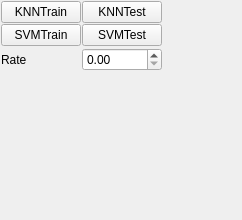
<?xml version="1.0" encoding="UTF-8"?>
<ui version="4.0">
 <class>MainWindow</class>
 <widget class="QMainWindow" name="MainWindow">
  <property name="geometry">
   <rect>
    <x>0</x>
    <y>0</y>
    <width>242</width>
    <height>220</height>
   </rect>
  </property>
  <property name="windowTitle">
   <string>MainWindow</string>
  </property>
  <widget class="QWidget" name="centralwidget">
   <layout class="QGridLayout" name="layoutGWidget">
    <property name="leftMargin">
     <number>1</number>
    </property>
    <property name="topMargin">
     <number>1</number>
    </property>
    <property name="rightMargin">
     <number>1</number>
    </property>
    <property name="bottomMargin">
     <number>1</number>
    </property>
    <property name="spacing">
     <number>1</number>
    </property>
    <item row="3" column="0">
     <widget class="QLabel" name="labelRate">
      <property name="text">
       <string>Rate</string>
      </property>
     </widget>
    </item>
    <item row="4" column="0" colspan="2">
     <spacer name="verticalSpacer">
      <property name="orientation">
       <enum>Qt::Vertical</enum>
      </property>
      <property name="sizeHint" stdset="0">
       <size>
        <width>20</width>
        <height>40</height>
       </size>
      </property>
     </spacer>
    </item>
    <item row="0" column="1">
     <widget class="QPushButton" name="buttonKNNTest">
      <property name="text">
       <string>KNNTest</string>
      </property>
     </widget>
    </item>
    <item row="3" column="1">
     <widget class="QDoubleSpinBox" name="doubleSpinBox"/>
    </item>
    <item row="1" column="0">
     <widget class="QPushButton" name="buttonSVMTrain">
      <property name="text">
       <string>SVMTrain</string>
      </property>
     </widget>
    </item>
    <item row="0" column="2" rowspan="5">
     <spacer name="horizontalSpacer">
      <property name="orientation">
       <enum>Qt::Horizontal</enum>
      </property>
      <property name="sizeHint" stdset="0">
       <size>
        <width>40</width>
        <height>20</height>
       </size>
      </property>
     </spacer>
    </item>
    <item row="1" column="1">
     <widget class="QPushButton" name="buttonSVMTest">
      <property name="text">
       <string>SVMTest</string>
      </property>
     </widget>
    </item>
    <item row="0" column="0">
     <widget class="QPushButton" name="buttonKNNTrain">
      <property name="text">
       <string>KNNTrain</string>
      </property>
     </widget>
    </item>
   </layout>
  </widget>
  <widget class="QMenuBar" name="menubar">
   <property name="geometry">
    <rect>
     <x>0</x>
     <y>0</y>
     <width>242</width>
     <height>29</height>
    </rect>
   </property>
  </widget>
 </widget>
 <resources/>
 <connections/>
</ui>
